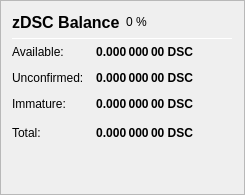
                   <widget class="QFrame" name="frame_ZerocoinBalances">
                    <property name="frameShape">
                     <enum>QFrame::StyledPanel</enum>
                    </property>
                    <property name="frameShadow">
                     <enum>QFrame::Raised</enum>
                    </property>
                    <layout class="QVBoxLayout" name="verticalLayout_7">
                     <item>
                      <layout class="QHBoxLayout" name="horizontalLayout_8" stretch="0,0,0">
                       <item>
                        <widget class="QLabel" name="label_5z_3">
                         <property name="minimumSize">
                          <size>
                           <width>0</width>
                           <height>20</height>
                          </size>
                         </property>
                         <property name="font">
                          <font>
                           <pointsize>12</pointsize>
                           <weight>75</weight>
                           <bold>true</bold>
                          </font>
                         </property>
                         <property name="text">
                          <string>zDSC Balance</string>
                         </property>
                        </widget>
                       </item>
                       <item>
                        <widget class="QLabel" name="labelzDSCPercent">
                         <property name="text">
                          <string notr="true">0 %</string>
                         </property>
                        </widget>
                       </item>
                       <item>
                        <spacer name="horizontalSpacer_11">
                         <property name="orientation">
                          <enum>Qt::Horizontal</enum>
                         </property>
                         <property name="sizeHint" stdset="0">
                          <size>
                           <width>40</width>
                           <height>20</height>
                          </size>
                         </property>
                        </spacer>
                       </item>
                      </layout>
                     </item>
                     <item>
                      <widget class="Line" name="line_ZerocoinBalance">
                       <property name="minimumSize">
                        <size>
                         <width>0</width>
                         <height>1</height>
                        </size>
                       </property>
                       <property name="maximumSize">
                        <size>
                         <width>16777215</width>
                         <height>1</height>
                        </size>
                       </property>
                       <property name="orientation">
                        <enum>Qt::Horizontal</enum>
                       </property>
                      </widget>
                     </item>
                     <item>
                      <layout class="QGridLayout" name="gridLayout_5">
                       <property name="spacing">
                        <number>12</number>
                       </property>
                       <item row="1" column="0">
                        <widget class="QLabel" name="labelzBalanceMatureText">
                         <property name="toolTip">
                          <string>Mature: more than 20 confirmation and more than 1 mint of the same denomination after it was minted.
These zDSC are spendable.</string>
                         </property>
                         <property name="text">
                          <string>Available:</string>
                         </property>
                        </widget>
                       </item>
                       <item row="1" column="1">
                        <widget class="QLabel" name="labelzBalanceMature">
                         <property name="font">
                          <font>
                           <weight>75</weight>
                           <bold>true</bold>
                          </font>
                         </property>
                         <property name="toolTip">
                          <string>Mature: more than 20 confirmation and more than 1 mint of the same denomination after it was minted.
These zDSC are spendable.</string>
                         </property>
                         <property name="text">
                          <string notr="true">0.000 000 00 DSC</string>
                         </property>
                         <property name="alignment">
                          <set>Qt::AlignRight|Qt::AlignTrailing|Qt::AlignVCenter</set>
                         </property>
                        </widget>
                       </item>
                       <item row="2" column="0">
                        <widget class="QLabel" name="labelzBalanceUnconfirmedText">
                         <property name="toolTip">
                          <string>Unconfirmed: less than 20 confirmations
Immature: confirmed, but less than 1 mint of the same denomination after it was minted</string>
                         </property>
                         <property name="text">
                          <string>Unconfirmed:</string>
                         </property>
                        </widget>
                       </item>
                       <item row="2" column="1">
                        <widget class="QLabel" name="labelzBalanceUnconfirmed">
                         <property name="font">
                          <font>
                           <weight>75</weight>
                           <bold>true</bold>
                          </font>
                         </property>
                         <property name="toolTip">
                          <string>Unconfirmed: less than 20 confirmations
Immature: confirmed, but less than 1 mint of the same denomination after it was minted</string>
                         </property>
                         <property name="text">
                          <string notr="true">0.000 000 00 DSC</string>
                         </property>
                         <property name="alignment">
                          <set>Qt::AlignRight|Qt::AlignTrailing|Qt::AlignVCenter</set>
                         </property>
                        </widget>
                       </item>
                       <item row="3" column="0">
                        <widget class="QLabel" name="labelzBalanceImmatureText">
                         <property name="toolTip">
                          <string>Unconfirmed: less than 20 confirmations
Immature: confirmed, but less than 1 mint of the same denomination after it was minted</string>
                         </property>
                         <property name="text">
                          <string>Immature:</string>
                         </property>
                        </widget>
                       </item>
                       <item row="3" column="1">
                        <widget class="QLabel" name="labelzBalanceImmature">
                         <property name="font">
                          <font>
                           <weight>75</weight>
                           <bold>true</bold>
                          </font>
                         </property>
                         <property name="toolTip">
                          <string>Unconfirmed: less than 20 confirmations
Immature: confirmed, but less than 1 mint of the same denomination after it was minted</string>
                         </property>
                         <property name="text">
                          <string notr="true">0.000 000 00 DSC</string>
                         </property>
                         <property name="alignment">
                          <set>Qt::AlignRight|Qt::AlignTrailing|Qt::AlignVCenter</set>
                         </property>
                        </widget>
                       </item>
                       <item row="4" column="0">
                        <widget class="QLabel" name="labelzBalanceText">
                         <property name="toolTip">
                          <string>Your current zDSC balance, unconfirmed and immature zDSC included.</string>
                         </property>
                         <property name="text">
                          <string>Total:</string>
                         </property>
                        </widget>
                       </item>
                       <item row="4" column="1">
                        <widget class="QLabel" name="labelzBalance">
                         <property name="font">
                          <font>
                           <weight>75</weight>
                           <bold>true</bold>
                          </font>
                         </property>
                         <property name="cursor">
                          <cursorShape>IBeamCursor</cursorShape>
                         </property>
                         <property name="toolTip">
                          <string>Your current zDSC balance, unconfirmed and immature zDSC included.</string>
                         </property>
                         <property name="text">
                          <string notr="true">0.000 000 00 DSC</string>
                         </property>
                         <property name="alignment">
                          <set>Qt::AlignRight|Qt::AlignTrailing|Qt::AlignVCenter</set>
                         </property>
                         <property name="textInteractionFlags">
                          <set>Qt::LinksAccessibleByMouse|Qt::TextSelectableByKeyboard|Qt::TextSelectableByMouse</set>
                         </property>
                        </widget>
                       </item>
                       <item row="4" column="2">
                        <spacer name="horizontalSpacer_4">
                         <property name="orientation">
                          <enum>Qt::Horizontal</enum>
                         </property>
                         <property name="sizeHint" stdset="0">
                          <size>
                           <width>40</width>
                           <height>20</height>
                          </size>
                         </property>
                        </spacer>
                       </item>
                      </layout>
                     </item>
                     <item>
                      <spacer name="verticalSpacer_4">
                       <property name="orientation">
                        <enum>Qt::Vertical</enum>
                       </property>
                       <property name="sizeHint" stdset="0">
                        <size>
                         <width>20</width>
                         <height>40</height>
                        </size>
                       </property>
                      </spacer>
                     </item>
                    </layout>
                   </widget>
